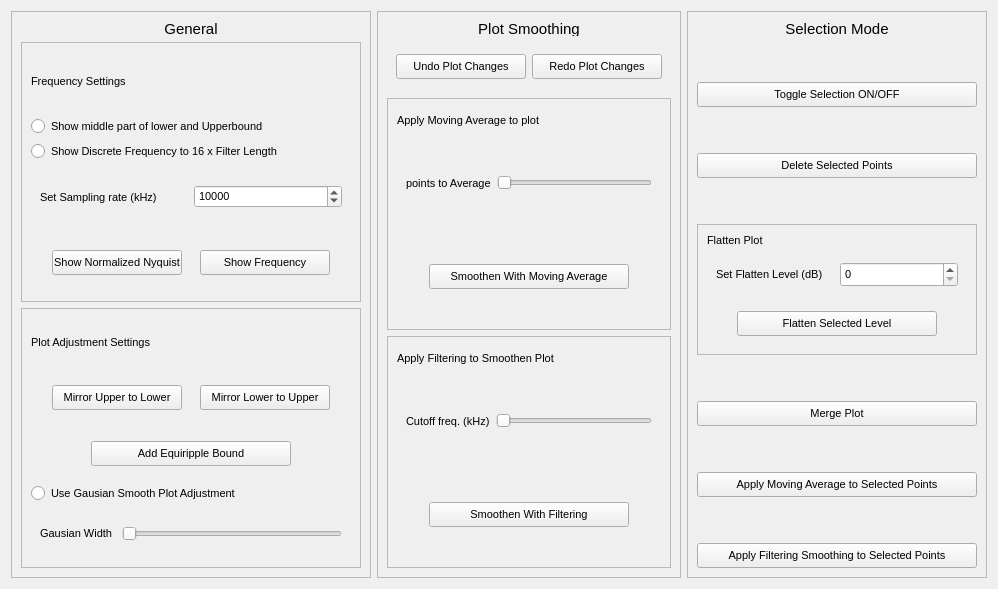
         <widget class="QWidget" name="tab">
          <attribute name="title">
           <string>Plot Wizard</string>
          </attribute>
          <layout class="QHBoxLayout" name="horizontalLayout_4">
           <item>
            <widget class="QFrame" name="frame_4">
             <property name="minimumSize">
              <size>
               <width>300</width>
               <height>0</height>
              </size>
             </property>
             <property name="maximumSize">
              <size>
               <width>500</width>
               <height>16777215</height>
              </size>
             </property>
             <property name="font">
              <font>
               <pointsize>8</pointsize>
              </font>
             </property>
             <property name="frameShape">
              <enum>QFrame::StyledPanel</enum>
             </property>
             <property name="frameShadow">
              <enum>QFrame::Raised</enum>
             </property>
             <layout class="QVBoxLayout" name="verticalLayout_13">
              <item>
               <widget class="QLabel" name="label">
                <property name="minimumSize">
                 <size>
                  <width>0</width>
                  <height>15</height>
                 </size>
                </property>
                <property name="maximumSize">
                 <size>
                  <width>16777215</width>
                  <height>15</height>
                 </size>
                </property>
                <property name="font">
                 <font>
                  <pointsize>11</pointsize>
                 </font>
                </property>
                <property name="autoFillBackground">
                 <bool>true</bool>
                </property>
                <property name="text">
                 <string>General</string>
                </property>
                <property name="alignment">
                 <set>Qt::AlignCenter</set>
                </property>
               </widget>
              </item>
              <item>
               <widget class="QFrame" name="frame_7">
                <property name="frameShape">
                 <enum>QFrame::StyledPanel</enum>
                </property>
                <property name="frameShadow">
                 <enum>QFrame::Raised</enum>
                </property>
                <layout class="QVBoxLayout" name="verticalLayout_4">
                 <item>
                  <widget class="QLabel" name="label_2">
                   <property name="text">
                    <string>Frequency Settings</string>
                   </property>
                  </widget>
                 </item>
                 <item>
                  <widget class="QRadioButton" name="middle_frequency_rad">
                   <property name="cursor">
                    <cursorShape>PointingHandCursor</cursorShape>
                   </property>
                   <property name="text">
                    <string>Show middle part of lower and Upperbound</string>
                   </property>
                  </widget>
                 </item>
                 <item>
                  <widget class="QRadioButton" name="discrete_freq_rad">
                   <property name="cursor">
                    <cursorShape>PointingHandCursor</cursorShape>
                   </property>
                   <property name="text">
                    <string>Show Discrete Frequency to 16 x Filter Length</string>
                   </property>
                  </widget>
                 </item>
                 <item>
                  <widget class="QWidget" name="widget_6" native="true">
                   <layout class="QHBoxLayout" name="horizontalLayout_6">
                    <item>
                     <widget class="QLabel" name="label_3">
                      <property name="text">
                       <string>Set Sampling rate (kHz)</string>
                      </property>
                     </widget>
                    </item>
                    <item>
                     <widget class="QSpinBox" name="sampling_rate_box">
                      <property name="minimumSize">
                       <size>
                        <width>0</width>
                        <height>20</height>
                       </size>
                      </property>
                      <property name="maximum">
                       <number>999999</number>
                      </property>
                      <property name="value">
                       <number>10000</number>
                      </property>
                     </widget>
                    </item>
                   </layout>
                  </widget>
                 </item>
                 <item>
                  <widget class="QWidget" name="widget_7" native="true">
                   <layout class="QHBoxLayout" name="horizontalLayout_7">
                    <item>
                     <widget class="QPushButton" name="nyquist_freq_but">
                      <property name="minimumSize">
                       <size>
                        <width>130</width>
                        <height>25</height>
                       </size>
                      </property>
                      <property name="maximumSize">
                       <size>
                        <width>130</width>
                        <height>16777215</height>
                       </size>
                      </property>
                      <property name="cursor">
                       <cursorShape>PointingHandCursor</cursorShape>
                      </property>
                      <property name="text">
                       <string>Show Normalized Nyquist</string>
                      </property>
                     </widget>
                    </item>
                    <item>
                     <widget class="QPushButton" name="normal_freq_but">
                      <property name="minimumSize">
                       <size>
                        <width>130</width>
                        <height>25</height>
                       </size>
                      </property>
                      <property name="maximumSize">
                       <size>
                        <width>130</width>
                        <height>16777215</height>
                       </size>
                      </property>
                      <property name="cursor">
                       <cursorShape>PointingHandCursor</cursorShape>
                      </property>
                      <property name="text">
                       <string>Show Frequency</string>
                      </property>
                     </widget>
                    </item>
                   </layout>
                  </widget>
                 </item>
                </layout>
               </widget>
              </item>
              <item>
               <widget class="QFrame" name="frame_8">
                <property name="frameShape">
                 <enum>QFrame::StyledPanel</enum>
                </property>
                <property name="frameShadow">
                 <enum>QFrame::Raised</enum>
                </property>
                <layout class="QVBoxLayout" name="verticalLayout_8">
                 <item>
                  <widget class="QLabel" name="label_4">
                   <property name="text">
                    <string>Plot Adjustment Settings</string>
                   </property>
                  </widget>
                 </item>
                 <item>
                  <widget class="QWidget" name="widget_9" native="true">
                   <layout class="QHBoxLayout" name="horizontalLayout_9">
                    <item>
                     <widget class="QPushButton" name="mirror_uptolo_but">
                      <property name="minimumSize">
                       <size>
                        <width>130</width>
                        <height>25</height>
                       </size>
                      </property>
                      <property name="maximumSize">
                       <size>
                        <width>130</width>
                        <height>16777215</height>
                       </size>
                      </property>
                      <property name="cursor">
                       <cursorShape>PointingHandCursor</cursorShape>
                      </property>
                      <property name="text">
                       <string>Mirror Upper to Lower</string>
                      </property>
                     </widget>
                    </item>
                    <item>
                     <widget class="QPushButton" name="mirror_lotoup">
                      <property name="minimumSize">
                       <size>
                        <width>130</width>
                        <height>25</height>
                       </size>
                      </property>
                      <property name="maximumSize">
                       <size>
                        <width>130</width>
                        <height>16777215</height>
                       </size>
                      </property>
                      <property name="cursor">
                       <cursorShape>PointingHandCursor</cursorShape>
                      </property>
                      <property name="text">
                       <string>Mirror Lower to Upper</string>
                      </property>
                     </widget>
                    </item>
                   </layout>
                  </widget>
                 </item>
                 <item>
                  <widget class="QWidget" name="widget_20" native="true">
                   <layout class="QHBoxLayout" name="horizontalLayout_19">
                    <item>
                     <spacer name="horizontalSpacer">
                      <property name="orientation">
                       <enum>Qt::Horizontal</enum>
                      </property>
                      <property name="sizeHint" stdset="0">
                       <size>
                        <width>51</width>
                        <height>17</height>
                       </size>
                      </property>
                     </spacer>
                    </item>
                    <item>
                     <widget class="QPushButton" name="equiripple_but">
                      <property name="minimumSize">
                       <size>
                        <width>200</width>
                        <height>25</height>
                       </size>
                      </property>
                      <property name="text">
                       <string>Add Equiripple Bound</string>
                      </property>
                     </widget>
                    </item>
                    <item>
                     <spacer name="horizontalSpacer_2">
                      <property name="orientation">
                       <enum>Qt::Horizontal</enum>
                      </property>
                      <property name="sizeHint" stdset="0">
                       <size>
                        <width>51</width>
                        <height>17</height>
                       </size>
                      </property>
                     </spacer>
                    </item>
                   </layout>
                  </widget>
                 </item>
                 <item>
                  <widget class="QRadioButton" name="gausian_rad">
                   <property name="cursor">
                    <cursorShape>PointingHandCursor</cursorShape>
                   </property>
                   <property name="text">
                    <string>Use Gausian Smooth Plot Adjustment</string>
                   </property>
                  </widget>
                 </item>
                 <item>
                  <widget class="QWidget" name="widget_8" native="true">
                   <layout class="QHBoxLayout" name="horizontalLayout_8">
                    <item>
                     <widget class="QLabel" name="label_5">
                      <property name="text">
                       <string>Gausian Width </string>
                      </property>
                     </widget>
                    </item>
                    <item>
                     <widget class="QSlider" name="gausian_slid">
                      <property name="orientation">
                       <enum>Qt::Horizontal</enum>
                      </property>
                     </widget>
                    </item>
                   </layout>
                  </widget>
                 </item>
                </layout>
               </widget>
              </item>
             </layout>
            </widget>
           </item>
           <item>
            <widget class="QFrame" name="frame_5">
             <property name="minimumSize">
              <size>
               <width>300</width>
               <height>0</height>
              </size>
             </property>
             <property name="maximumSize">
              <size>
               <width>500</width>
               <height>16777215</height>
              </size>
             </property>
             <property name="font">
              <font>
               <pointsize>8</pointsize>
              </font>
             </property>
             <property name="frameShape">
              <enum>QFrame::StyledPanel</enum>
             </property>
             <property name="frameShadow">
              <enum>QFrame::Raised</enum>
             </property>
             <layout class="QVBoxLayout" name="verticalLayout_14">
              <item>
               <widget class="QLabel" name="label_6">
                <property name="minimumSize">
                 <size>
                  <width>0</width>
                  <height>15</height>
                 </size>
                </property>
                <property name="maximumSize">
                 <size>
                  <width>16777215</width>
                  <height>15</height>
                 </size>
                </property>
                <property name="font">
                 <font>
                  <pointsize>11</pointsize>
                 </font>
                </property>
                <property name="autoFillBackground">
                 <bool>true</bool>
                </property>
                <property name="text">
                 <string>Plot Smoothing</string>
                </property>
                <property name="alignment">
                 <set>Qt::AlignCenter</set>
                </property>
               </widget>
              </item>
              <item>
               <widget class="QWidget" name="widget_11" native="true">
                <property name="maximumSize">
                 <size>
                  <width>16777215</width>
                  <height>50</height>
                 </size>
                </property>
                <layout class="QHBoxLayout" name="horizontalLayout_11">
                 <item>
                  <widget class="QPushButton" name="undo_but">
                   <property name="minimumSize">
                    <size>
                     <width>130</width>
                     <height>25</height>
                    </size>
                   </property>
                   <property name="maximumSize">
                    <size>
                     <width>130</width>
                     <height>16777215</height>
                    </size>
                   </property>
                   <property name="cursor">
                    <cursorShape>PointingHandCursor</cursorShape>
                   </property>
                   <property name="text">
                    <string>Undo Plot Changes</string>
                   </property>
                  </widget>
                 </item>
                 <item>
                  <widget class="QPushButton" name="redo_but">
                   <property name="minimumSize">
                    <size>
                     <width>130</width>
                     <height>25</height>
                    </size>
                   </property>
                   <property name="maximumSize">
                    <size>
                     <width>130</width>
                     <height>16777215</height>
                    </size>
                   </property>
                   <property name="cursor">
                    <cursorShape>PointingHandCursor</cursorShape>
                   </property>
                   <property name="text">
                    <string>Redo Plot Changes</string>
                   </property>
                  </widget>
                 </item>
                </layout>
               </widget>
              </item>
              <item>
               <widget class="QFrame" name="frame_9">
                <property name="frameShape">
                 <enum>QFrame::StyledPanel</enum>
                </property>
                <property name="frameShadow">
                 <enum>QFrame::Raised</enum>
                </property>
                <layout class="QVBoxLayout" name="verticalLayout_9">
                 <item>
                  <widget class="QLabel" name="label_8">
                   <property name="maximumSize">
                    <size>
                     <width>16777215</width>
                     <height>25</height>
                    </size>
                   </property>
                   <property name="text">
                    <string>Apply Moving Average to plot</string>
                   </property>
                  </widget>
                 </item>
                 <item>
                  <widget class="QWidget" name="widget_12" native="true">
                   <layout class="QHBoxLayout" name="horizontalLayout_12">
                    <item>
                     <widget class="QLabel" name="label_9">
                      <property name="text">
                       <string>points to Average</string>
                      </property>
                     </widget>
                    </item>
                    <item>
                     <widget class="QSlider" name="average_points_slid">
                      <property name="minimumSize">
                       <size>
                        <width>0</width>
                        <height>20</height>
                       </size>
                      </property>
                      <property name="orientation">
                       <enum>Qt::Horizontal</enum>
                      </property>
                     </widget>
                    </item>
                   </layout>
                  </widget>
                 </item>
                 <item>
                  <widget class="QWidget" name="widget_24" native="true">
                   <layout class="QHBoxLayout" name="horizontalLayout_32">
                    <item>
                     <widget class="QPushButton" name="average_but">
                      <property name="sizePolicy">
                       <sizepolicy hsizetype="Preferred" vsizetype="Fixed">
                        <horstretch>0</horstretch>
                        <verstretch>0</verstretch>
                       </sizepolicy>
                      </property>
                      <property name="minimumSize">
                       <size>
                        <width>130</width>
                        <height>25</height>
                       </size>
                      </property>
                      <property name="maximumSize">
                       <size>
                        <width>200</width>
                        <height>16777215</height>
                       </size>
                      </property>
                      <property name="cursor">
                       <cursorShape>PointingHandCursor</cursorShape>
                      </property>
                      <property name="text">
                       <string>Smoothen With Moving Average</string>
                      </property>
                     </widget>
                    </item>
                   </layout>
                  </widget>
                 </item>
                </layout>
               </widget>
              </item>
              <item>
               <widget class="QFrame" name="frame_10">
                <property name="frameShape">
                 <enum>QFrame::StyledPanel</enum>
                </property>
                <property name="frameShadow">
                 <enum>QFrame::Raised</enum>
                </property>
                <layout class="QVBoxLayout" name="verticalLayout_10">
                 <item>
                  <widget class="QLabel" name="label_10">
                   <property name="maximumSize">
                    <size>
                     <width>16777215</width>
                     <height>25</height>
                    </size>
                   </property>
                   <property name="text">
                    <string>Apply Filtering to Smoothen Plot</string>
                   </property>
                  </widget>
                 </item>
                 <item>
                  <widget class="QWidget" name="widget_13" native="true">
                   <layout class="QHBoxLayout" name="horizontalLayout_13">
                    <item>
                     <widget class="QLabel" name="label_11">
                      <property name="text">
                       <string>Cutoff freq. (kHz)</string>
                      </property>
                     </widget>
                    </item>
                    <item>
                     <widget class="QSlider" name="cutoff_slid">
                      <property name="minimumSize">
                       <size>
                        <width>0</width>
                        <height>20</height>
                       </size>
                      </property>
                      <property name="orientation">
                       <enum>Qt::Horizontal</enum>
                      </property>
                     </widget>
                    </item>
                   </layout>
                  </widget>
                 </item>
                 <item>
                  <widget class="QWidget" name="widget_25" native="true">
                   <layout class="QHBoxLayout" name="horizontalLayout_33">
                    <item>
                     <widget class="QPushButton" name="filtering_but">
                      <property name="sizePolicy">
                       <sizepolicy hsizetype="Preferred" vsizetype="Fixed">
                        <horstretch>0</horstretch>
                        <verstretch>0</verstretch>
                       </sizepolicy>
                      </property>
                      <property name="minimumSize">
                       <size>
                        <width>130</width>
                        <height>25</height>
                       </size>
                      </property>
                      <property name="maximumSize">
                       <size>
                        <width>200</width>
                        <height>16777215</height>
                       </size>
                      </property>
                      <property name="cursor">
                       <cursorShape>PointingHandCursor</cursorShape>
                      </property>
                      <property name="text">
                       <string>Smoothen With Filtering</string>
                      </property>
                     </widget>
                    </item>
                   </layout>
                  </widget>
                 </item>
                </layout>
               </widget>
              </item>
             </layout>
            </widget>
           </item>
           <item>
            <widget class="QFrame" name="frame_6">
             <property name="minimumSize">
              <size>
               <width>300</width>
               <height>0</height>
              </size>
             </property>
             <property name="maximumSize">
              <size>
               <width>500</width>
               <height>16777215</height>
              </size>
             </property>
             <property name="font">
              <font>
               <pointsize>8</pointsize>
              </font>
             </property>
             <property name="frameShape">
              <enum>QFrame::StyledPanel</enum>
             </property>
             <property name="frameShadow">
              <enum>QFrame::Raised</enum>
             </property>
             <layout class="QVBoxLayout" name="verticalLayout_12">
              <item>
               <widget class="QLabel" name="label_7">
                <property name="minimumSize">
                 <size>
                  <width>0</width>
                  <height>15</height>
                 </size>
                </property>
                <property name="maximumSize">
                 <size>
                  <width>16777215</width>
                  <height>15</height>
                 </size>
                </property>
                <property name="font">
                 <font>
                  <pointsize>11</pointsize>
                 </font>
                </property>
                <property name="autoFillBackground">
                 <bool>true</bool>
                </property>
                <property name="text">
                 <string>Selection Mode</string>
                </property>
                <property name="alignment">
                 <set>Qt::AlignCenter</set>
                </property>
               </widget>
              </item>
              <item>
               <spacer name="verticalSpacer_3">
                <property name="orientation">
                 <enum>Qt::Vertical</enum>
                </property>
                <property name="sizeHint" stdset="0">
                 <size>
                  <width>20</width>
                  <height>40</height>
                 </size>
                </property>
               </spacer>
              </item>
              <item>
               <widget class="QPushButton" name="selection_but">
                <property name="minimumSize">
                 <size>
                  <width>0</width>
                  <height>25</height>
                 </size>
                </property>
                <property name="cursor">
                 <cursorShape>PointingHandCursor</cursorShape>
                </property>
                <property name="text">
                 <string>Toggle Selection ON/OFF</string>
                </property>
               </widget>
              </item>
              <item>
               <spacer name="verticalSpacer_4">
                <property name="orientation">
                 <enum>Qt::Vertical</enum>
                </property>
                <property name="sizeHint" stdset="0">
                 <size>
                  <width>20</width>
                  <height>40</height>
                 </size>
                </property>
               </spacer>
              </item>
              <item>
               <widget class="QPushButton" name="delete_select_but">
                <property name="minimumSize">
                 <size>
                  <width>0</width>
                  <height>25</height>
                 </size>
                </property>
                <property name="cursor">
                 <cursorShape>PointingHandCursor</cursorShape>
                </property>
                <property name="text">
                 <string>Delete Selected Points</string>
                </property>
               </widget>
              </item>
              <item>
               <spacer name="verticalSpacer_8">
                <property name="orientation">
                 <enum>Qt::Vertical</enum>
                </property>
                <property name="sizeHint" stdset="0">
                 <size>
                  <width>20</width>
                  <height>40</height>
                 </size>
                </property>
               </spacer>
              </item>
              <item>
               <widget class="QFrame" name="frame_11">
                <property name="layoutDirection">
                 <enum>Qt::LeftToRight</enum>
                </property>
                <property name="frameShape">
                 <enum>QFrame::StyledPanel</enum>
                </property>
                <property name="frameShadow">
                 <enum>QFrame::Raised</enum>
                </property>
                <layout class="QVBoxLayout" name="verticalLayout_33">
                 <item>
                  <widget class="QLabel" name="label_12">
                   <property name="maximumSize">
                    <size>
                     <width>16777215</width>
                     <height>25</height>
                    </size>
                   </property>
                   <property name="text">
                    <string>Flatten Plot </string>
                   </property>
                  </widget>
                 </item>
                 <item>
                  <widget class="QWidget" name="widget_10" native="true">
                   <layout class="QHBoxLayout" name="horizontalLayout_10">
                    <item>
                     <widget class="QLabel" name="label_13">
                      <property name="text">
                       <string>Set Flatten Level (dB)</string>
                      </property>
                     </widget>
                    </item>
                    <item>
                     <widget class="QSpinBox" name="flatten_box">
                      <property name="minimumSize">
                       <size>
                        <width>0</width>
                        <height>25</height>
                       </size>
                      </property>
                     </widget>
                    </item>
                   </layout>
                  </widget>
                 </item>
                 <item>
                  <widget class="QWidget" name="widget_22" native="true">
                   <layout class="QHBoxLayout" name="horizontalLayout_31">
                    <item>
                     <widget class="QPushButton" name="flatten_but">
                      <property name="sizePolicy">
                       <sizepolicy hsizetype="Preferred" vsizetype="Fixed">
                        <horstretch>0</horstretch>
                        <verstretch>0</verstretch>
                       </sizepolicy>
                      </property>
                      <property name="minimumSize">
                       <size>
                        <width>130</width>
                        <height>25</height>
                       </size>
                      </property>
                      <property name="maximumSize">
                       <size>
                        <width>200</width>
                        <height>16777215</height>
                       </size>
                      </property>
                      <property name="cursor">
                       <cursorShape>PointingHandCursor</cursorShape>
                      </property>
                      <property name="text">
                       <string>Flatten Selected Level</string>
                      </property>
                     </widget>
                    </item>
                   </layout>
                  </widget>
                 </item>
                </layout>
               </widget>
              </item>
              <item>
               <spacer name="verticalSpacer_5">
                <property name="orientation">
                 <enum>Qt::Vertical</enum>
                </property>
                <property name="sizeHint" stdset="0">
                 <size>
                  <width>20</width>
                  <height>40</height>
                 </size>
                </property>
               </spacer>
              </item>
              <item>
               <widget class="QPushButton" name="merge_plot_but">
                <property name="minimumSize">
                 <size>
                  <width>0</width>
                  <height>25</height>
                 </size>
                </property>
                <property name="cursor">
                 <cursorShape>PointingHandCursor</cursorShape>
                </property>
                <property name="text">
                 <string>Merge Plot</string>
                </property>
               </widget>
              </item>
              <item>
               <spacer name="verticalSpacer_6">
                <property name="orientation">
                 <enum>Qt::Vertical</enum>
                </property>
                <property name="sizeHint" stdset="0">
                 <size>
                  <width>20</width>
                  <height>40</height>
                 </size>
                </property>
               </spacer>
              </item>
              <item>
               <widget class="QPushButton" name="average_select_but">
                <property name="minimumSize">
                 <size>
                  <width>0</width>
                  <height>25</height>
                 </size>
                </property>
                <property name="cursor">
                 <cursorShape>PointingHandCursor</cursorShape>
                </property>
                <property name="text">
                 <string>Apply Moving Average to Selected Points</string>
                </property>
               </widget>
              </item>
              <item>
               <spacer name="verticalSpacer_7">
                <property name="orientation">
                 <enum>Qt::Vertical</enum>
                </property>
                <property name="sizeHint" stdset="0">
                 <size>
                  <width>20</width>
                  <height>40</height>
                 </size>
                </property>
               </spacer>
              </item>
              <item>
               <widget class="QPushButton" name="filtering_select_but">
                <property name="minimumSize">
                 <size>
                  <width>0</width>
                  <height>25</height>
                 </size>
                </property>
                <property name="cursor">
                 <cursorShape>PointingHandCursor</cursorShape>
                </property>
                <property name="text">
                 <string>Apply Filtering Smoothing to Selected Points</string>
                </property>
               </widget>
              </item>
             </layout>
            </widget>
           </item>
          </layout>
         </widget>
